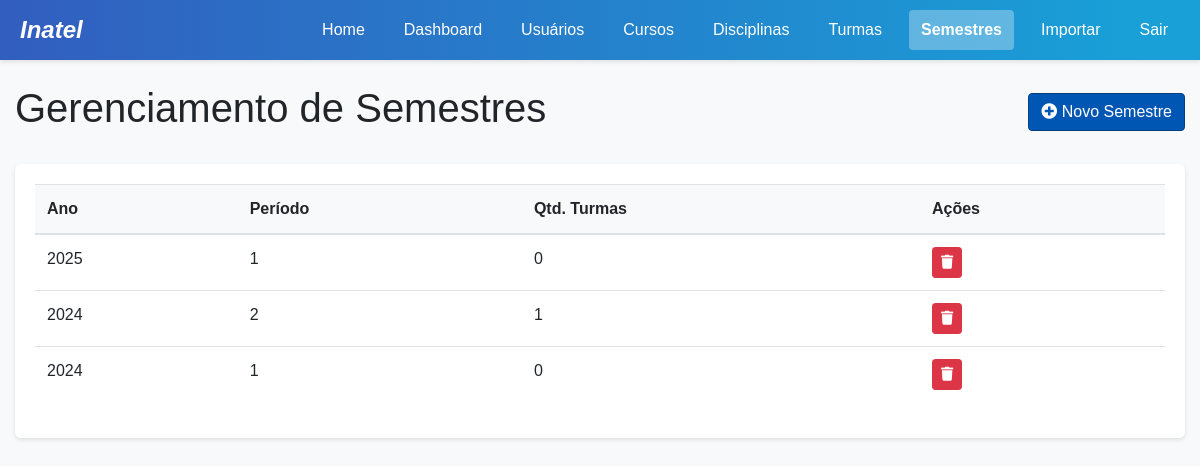
Page /custom-admin/semesters/ (signed in) on the earlier database version.
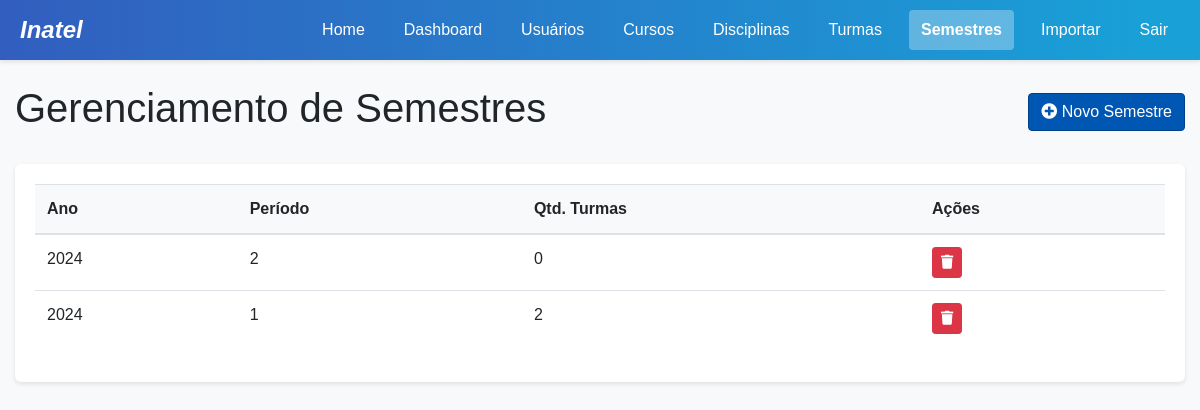
Same page on the later database version.
### project/models.py (models this page shows)
class Semestre(models.Model):
    id = models.AutoField(primary_key=True)
    ano = models.IntegerField()
    periodo = models.IntegerField()  # 1 for first semester, 2 for second
    def __str__(self):
        return f"{self.ano}/{self.periodo}"

### project/views.py (the view)
    def wrapper(request, *args, **kwargs):
        if 'user_type' not in request.session or 'user_id' not in request.session:
            messages.error(request, "Você precisa estar logado para acessar esta página.")
            return redirect('login')
        user_type = request.session['user_type']
        user_id = request.session['user_id']
        try:
            if user_type == 'aluno':
                Aluno.objects.get(idAluno=user_id)
            elif user_type == 'professor':
                Professor.objects.get(idProfessor=user_id)
            elif user_type == 'coordenador':
                Coordenador.objects.get(id=user_id)
            elif user_type == 'admin':
                from .models import Admin
                Admin.objects.get(id=user_id)
            else:
                messages.error(request, "Tipo de usuário não reconhecido.")
                request.session.flush()
                return redirect('login')
        except Exception:
            messages.error(request, "Sua sessão expirou ou é inválida. Por favor, faça login novamente.")
            request.session.flush()
            return redirect('login')
        return view_func(request, *args, **kwargs)

### project/context_processors.py (called while the page is built)
def user_data(request):
    context = {
        'user_type': request.session.get('user_type'),
        'user_id': request.session.get('user_id'),
        'username': request.session.get('username'),
    }
    if 'user_type' in request.session:
        notificacoes = obter_notificacoes_usuario(request)
        context['notificacoes_nao_lidas'] = notificacoes.filter(lida=False)
        context['notificacoes_count'] = context['notificacoes_nao_lidas'].count()
    return context

### project/utils.py (called while the page is built)
def obter_notificacoes_usuario(request):
    from .models import Notificacao, Aluno, Professor, Coordenador, Admin
    user_type = request.session.get('user_type')
    user_id = request.session.get('user_id')
    if not user_type or not user_id:
        return Notificacao.objects.none()
    if user_type == 'aluno':
        return Notificacao.objects.filter(aluno_id=user_id)
    elif user_type == 'professor':
        return Notificacao.objects.filter(professor_id=user_id)
    elif user_type == 'coordenador':
        return Notificacao.objects.filter(coordenador_id=user_id)
    elif user_type == 'admin':
        return Notificacao.objects.filter(admin_id=user_id)
    return Notificacao.objects.none()

### project/templates/admin/semesters.html (shortened to what this page needs)
<!DOCTYPE html>
<html lang="pt-br">
<head>
    {% load static %}
    <link rel="stylesheet" href="https://stackpath.bootstrapcdn.com/bootstrap/4.5.2/css/bootstrap.min.css">
    <link rel="stylesheet" href="{% static 'css/main.css' %}">
    <link rel="stylesheet" href="https://cdnjs.cloudflare.com/ajax/libs/font-awesome/5.15.3/css/all.min.css">
</head>
<body>
    <div class="header">
        <p class="logo"><em>Inatel</em></p>
        <div class="links">
            <a href="{% url 'home' %}">Home</a>
            <a href="{% url 'admin_dashboard' %}">Dashboard</a>
            <a href="{% url 'admin_users' %}">Usuários</a>
            <a href="{% url 'admin_courses' %}">Cursos</a>
            <a href="{% url 'admin_disciplines' %}">Disciplinas</a>
            <a href="{% url 'admin_classes' %}">Turmas</a>
            <a href="{% url 'admin_semesters' %}" class="active">Semestres</a>
            <a href="{% url 'admin_import_users' %}">Importar</a>
            <a href="{% url 'logout' %}">Sair</a>
        </div>
    </div>
    <div class="container mt-4">
        <div class="d-flex justify-content-between align-items-center mb-4">
            <h1>Gerenciamento de Semestres</h1>
            <button class="btn btn-primary" data-toggle="modal" data-target="#createSemesterModal">
                <i class="fas fa-plus-circle"></i> Novo Semestre
            </button>
        </div>
        <div class="card">
            <div class="card-body">
                <div class="table-responsive">
                    <table class="table table-hover">
                        <thead>
                            <tr>
                                <th>Ano</th>
                                <th>Período</th>
                                <th>Qtd. Turmas</th>
                                <th>Ações</th>
                            </tr>
                        </thead>
                        <tbody>
                            {% for semestre in semestres %}
                                <tr>
                                    <td>{{ semestre.ano }}</td>
                                    <td>{{ semestre.periodo }}</td>
                                    <td>{{ semestre.turmas.count }}</td>
                                    <td>
                                        <button class="btn btn-sm btn-danger delete-semester" data-toggle="modal" data-target="#deleteSemesterModal"
                                                data-id="{{ semestre.id }}" data-nome="{{ semestre }}">
                                            <i class="fas fa-trash"></i>
                                        </button>
                                    </td>
                                </tr>
                            {% empty %}
                                <tr>
                                    <td colspan="4" class="text-center">Nenhum semestre cadastrado.</td>
                                </tr>
                            {% endfor %}
                        </tbody>
                    </table>
                </div>
            </div>
        </div>
    </div>
</body>
</html>

Differences in the rows shown:
removed Semestre: ano "2025", periodo "1", turmas.count "0"
computed for Semestre (number 1 of 2 on the later page): turmas.count "1" → "0"
computed for Semestre (number 2 of 2 on the later page): turmas.count "0" → "2"
